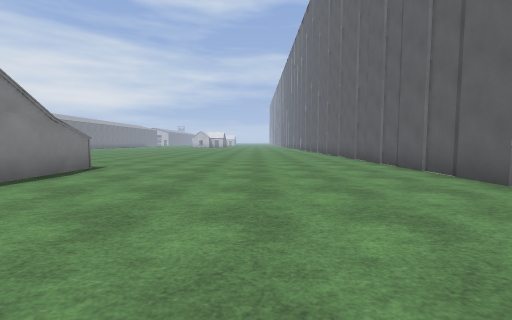
View 1 (above)

19 first-person views from a walk through a level from a Godot 3-D game. The camera is 1.3 m above the floor, tilts 4° down and sees 90° across. The floor is counted in squares, 2 m on a side. Each view is taken from the middle of a square. On the plan, view 1 faces up. The plan holds only what a view shows up to about 9 squares ahead; the rest is blank. The place goes on beyond the plan. Flat picture figures and markers are not drawn. Characters and animated objects are not drawn. Some surface patterns are stand-ins.

View 2
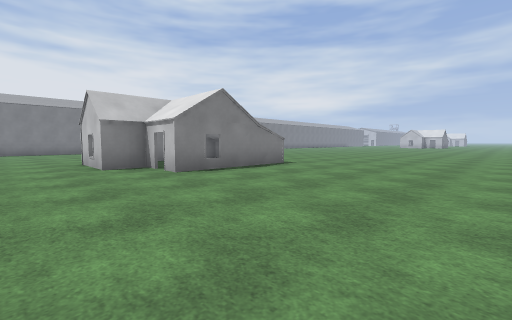

View 3
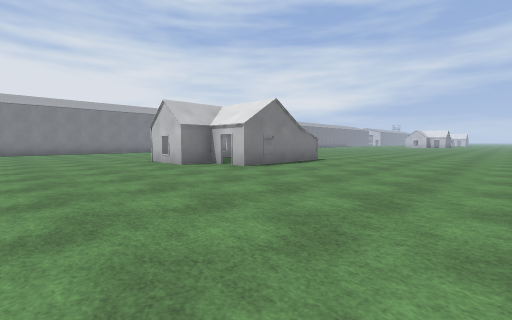

View 4
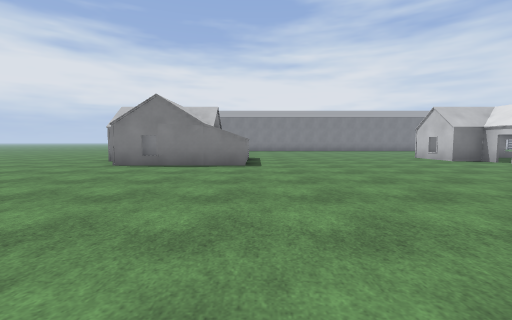

View 5
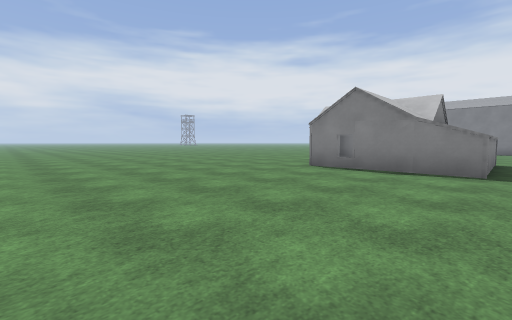

View 6
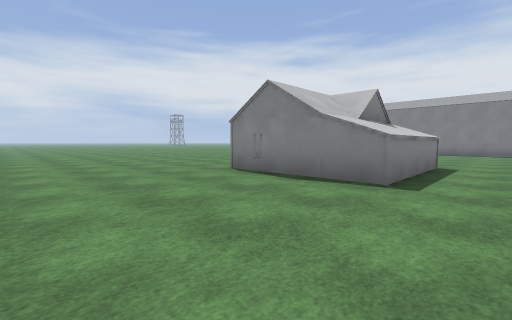

View 7
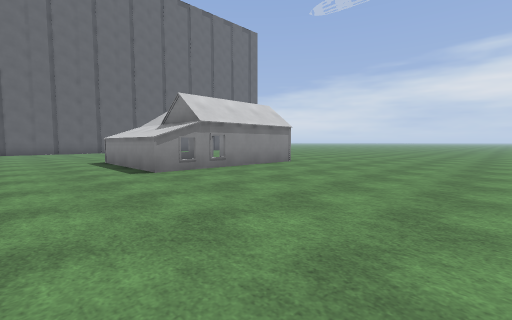

View 8
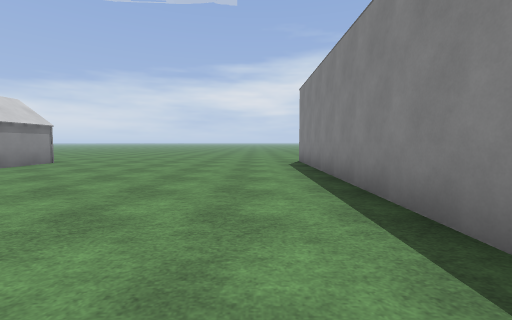

View 9
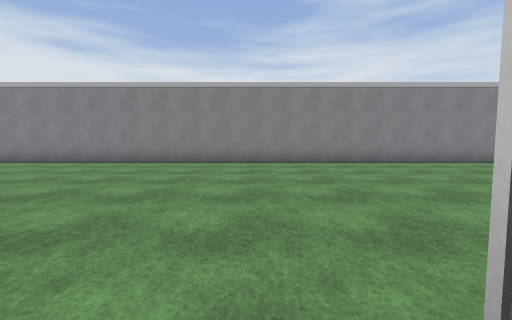

View 10
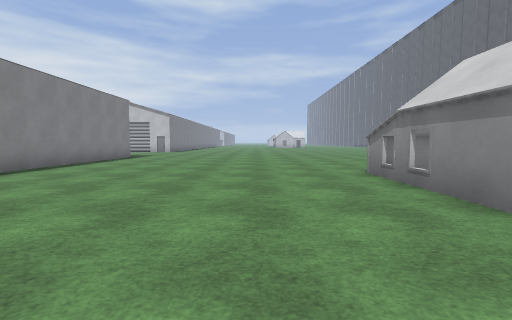

View 11
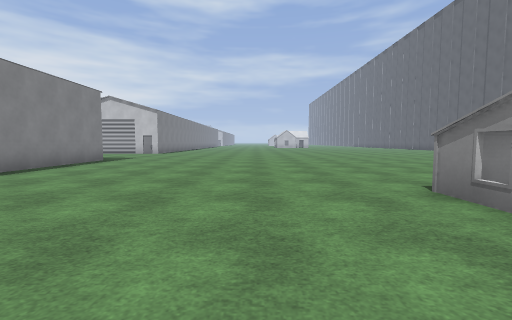

View 12
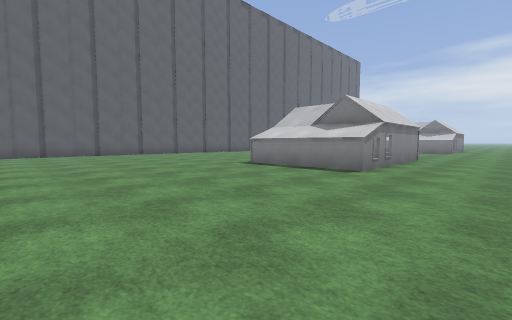

View 13
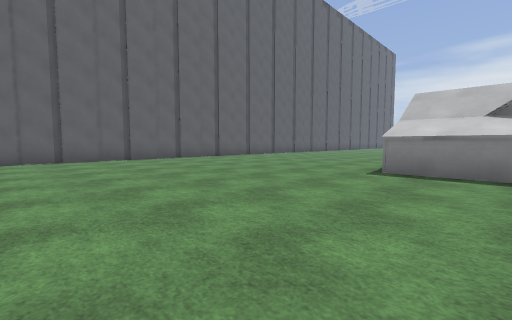

View 14
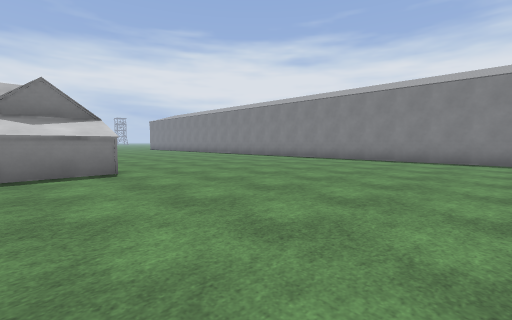

View 15
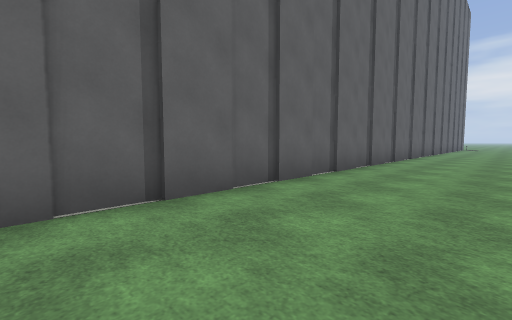

View 16
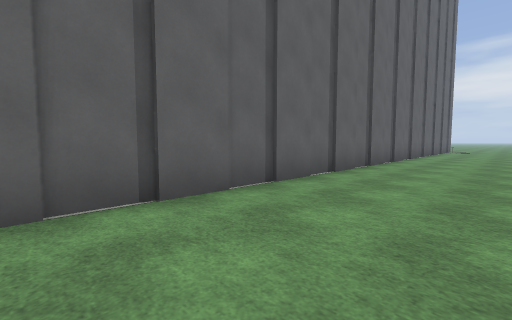

View 17
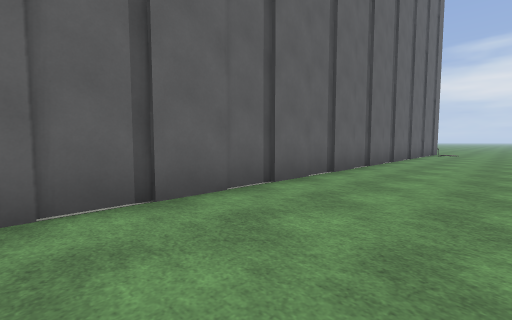

View 18
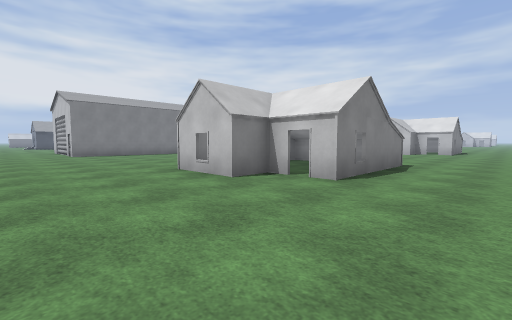

View 19
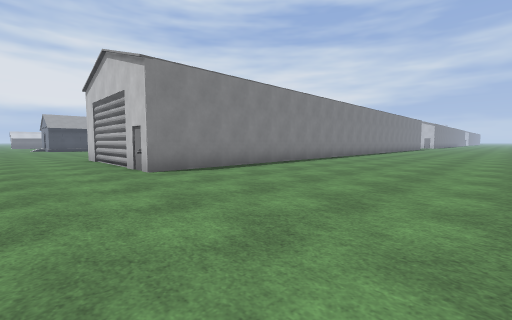

### Floor plan
Key: @ floor where view 1 was taken; # wall or solid block; . floor; H house.
Columns run from 20 left of view 1 to 4 right of it. Each row starts with its distance up from view 1.
 12     #...................#
 11     #...................#
 10     #...................#
  9     #...................#
  8     #...................#
  7     #...................#
  6     #........HHHH.......#
  5     #.......H   H.......#
  4     #.......H.  H.......#
  3     #.......H.HHH.......#
  2     #.......HHH.........#
  1     #...................#
  0     #...............@...#
 -1     #...................#
 -2     #...................#
 -3     #...................#
 -4     #...................#
 -5     #.......HHHHH.......#
 -6     #.......HHHHH.......#
 -7     #.......H...H.......#
 -8     #.......H ..H.......#
 -9     #.......H HHH.......#
-10 #####.......HHH.........#
-11 ........................#
-12 ........................#
-13 ........................#

Positions as (right, up) in squares from view 1, and headings:
1: (0, 0), facing up
2: (1, 0), facing up-left
3: (1, -2), facing up-left
4: (3, -5), facing left
5: (2, -5), facing down-left
6: (0, -4), facing down-left
7: (-13, -3), facing down-right
8: (-14, -2), facing down
9: (-7, 1), facing left
10: (-10, 1), facing up
11: (-10, 3), facing up
12: (-10, 12), facing down-right
13: (-6, 12), facing down-right
14: (-6, 12), facing down-left
15: (1, 6), facing down-right
16: (1, 0), facing down-right
17: (1, -4), facing down-right
18: (-2, -13), facing up-left
19: (-10, -13), facing up-left
